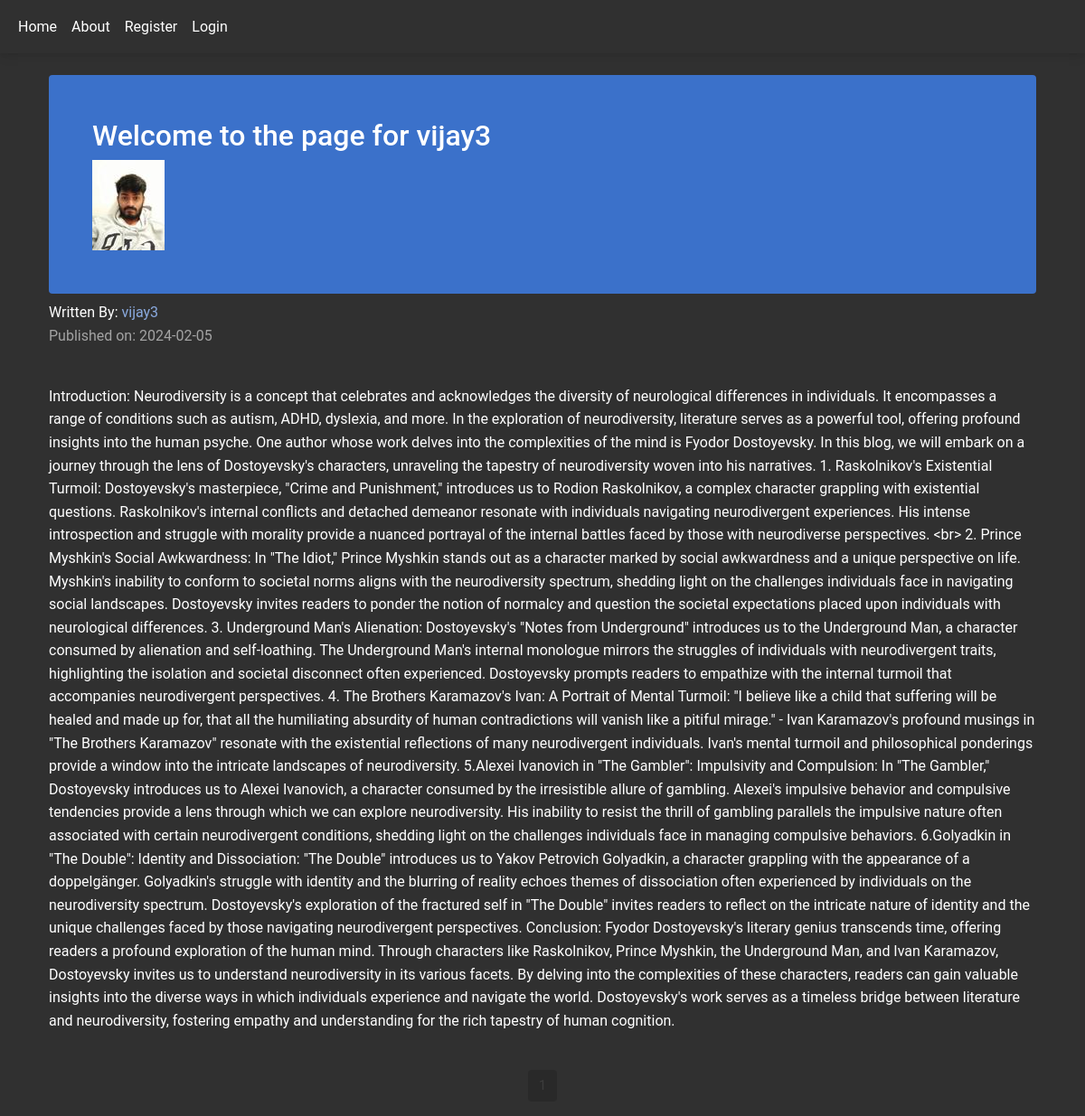
Page /vijay3 on the committed database.
### company_blog/models.py (models this page shows, shortened)
class User(db.Model, UserMixin):
    __tablename__ = 'users'
    id = db.Column(db.Integer, primary_key=True)
    username = db.Column(db.String(64), unique=True, index=True)
    email = db.Column(db.String(64), unique=True, index=True)
    profile_pic = db.Column(db.String(64), nullable = False, default='default_prof_pic.jpg')
    password_hash = db.Column(db.String(128))
    posts = db.relationship('BlogPost', backref = 'author', lazy = False)

class BlogPost(db.Model):
    __tablename__ = 'blogposts'
    id = db.Column(db.Integer, primary_key=True)
    date = db.Column(db.DateTime, nullable=False, default=datetime.utcnow)
    title = db.Column(db.String(150), nullable=False )
    text = db.Column(db.Text, nullable=False)
    user_id = db.Column(db.Integer, db.ForeignKey('users.id'), nullable=False)

### company_blog/users/views.py (the view)
@users.route("/<username>")
def user_posts(username):
    page = request.args.get('page', 1, type=int)
    user = User.query.filter_by(username=username).first_or_404()
    blog_posts = BlogPost.query.filter_by(author=user).order_by(BlogPost.date.desc()).paginate(page=page, per_page=5)
    return render_template('user_blog_post.html', user=user, blog_posts=blog_posts)

### company_blog/templates/user_blog_post.html (shortened to what this page needs)
{% extends "base.html" %}
{% block content %}
    <div class="container">
        <div class="mt-4 p-5 bg-primary text-white rounded">
            <h2>Welcome to the page for  {{user.username}} </h2>
            <img src="{{url_for('static', filename='profile_pic/'+user.profile_pic)}}">
        </div>
    {% for post in blog_posts.items %}
                Written By: <a href="{{url_for('users.user_posts', username=post.author.username)}}">{{post.author.username}}</a>
        <p class="text-muted">Published on: {{post.date.strftime("%Y-%m-%d")}}</p>
        <br>
        <p class="white-space:pre-line">{{post.text}}</p>
        <br>
       {%endfor%}
    <nav aria-label="Page navigation example">
        <ul class="pagination justify-content-center">
        {% for page_num in blog_posts.iter_pages(left_edge=1, right_edge=1, left_current=1, right_current=1) %}
            {% if blog_posts.page == page_num %}
            <li class="page-item disabled">
                <a href="{{url_for('users.user_posts', page=page_num, username=user.username)}}" class="page-link">{{page_num}}</a>
            </li>
            {% else %}
            <li class="page-item">
                <a href="{{url_for('users.user_posts', page=page_num, username=user.user)}}" class="page-link">{{page_num}}</a>
            </li>
            {%endif%}
        {% endfor %}
        </ul>
    </nav>
</div>
{% endblock %}

### company_blog/templates/base.html (shortened to what this page needs)
<!DOCTYPE html>
<html lang="en">
<head>
    <link href="https://cdn.jsdelivr.net/npm/bootstrap@5.3.2/dist/css/bootstrap.min.css" rel="stylesheet">
    <link rel="stylesheet" href="{{ url_for('static', filename='mdb_css/mdb.dark.min.css' )}}">
</head>
<body>
    <nav class="navbar navbar-expand-lg bg-body">
        <div class="container-fluid">
          <div class="collapse navbar-collapse" id="navbarExample01">
            <ul class="nav navbar-nav me-auto mb-2 mb-lg-0">
                <li class="nav-item">
                    <a class="nav-link" href="{{url_for('core.index')}}">Home</a>
                </li>
                <li class="nav-item">
                    <a class="nav-link" href="{{url_for('core.info')}}">About</a>
                </li>
                {%if current_user.is_authenticated %}
                <li class="nav-item">
                    <a class="nav-link" href="{{url_for('users.logout')}}">Logout</a>
                </li>
                <li class="nav-item">
                    <a class="nav-link" href="{{url_for('users.account')}}">Account</a>
                </li>
                <li class="nav-item">
                    <a class="nav-link" href="{{url_for('blog_posts.create_blog')}}">Create Post</a>
                </li>
                {% else %}
                <li class="nav-item">
                    <a class="nav-link" href="{{url_for('users.register')}}">Register</a>
                </li>
                <li class="nav-item">
                    <a class="nav-link" href="{{url_for('users.login')}}">Login</a>
                </li>
                {%endif%}
            </ul>
        </div>
        </div>
    </nav>
    <div class="container">
        {% block content %}
        {% endblock %}
    </div>
</body>
</html>

### rows in the picture
User: username "vijay3", profile_pic (picture)
BlogPost: author.username "vijay3", date "2024-02-05", text "Introduction: Neurodiversity is a concept that celebrates and acknowledges the diversity of neurological differences in individuals. It encompasses a range of conditions such as autism, ADHD, dyslexia, and more. In the exploration of neurodiversity, literature serves as a powerful tool, offering profound insights into the human psyche. One author whose work delves into the complexities of the mind is Fyodor Dostoyevsky. In this blog, we will embark on a journey through the lens of Dostoyevsky's characters, unraveling the tapestry of neurodiversity woven into his narratives. 1. Raskolnikov's Existential Turmoil: Dostoyevsky's masterpiece, \"Crime and Punishment,\" introduces us to Rodion…"

### other values in the picture
{{ page_num }} "1"
